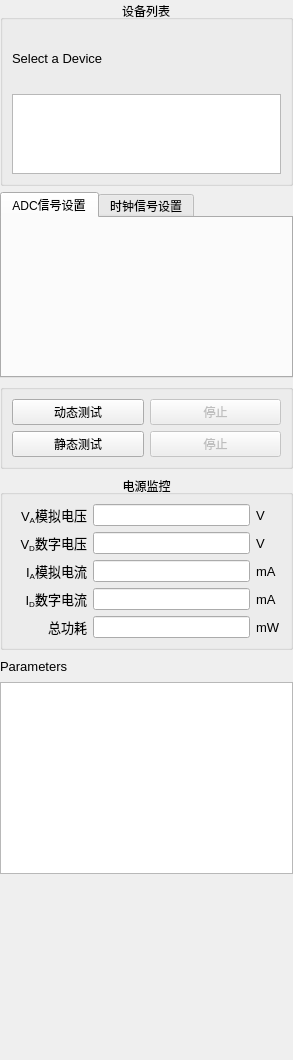
<?xml version="1.0" encoding="UTF-8"?>
<ui version="4.0">
 <class>ControlPanelClass</class>
 <widget class="QWidget" name="ControlPanelClass">
  <property name="geometry">
   <rect>
    <x>0</x>
    <y>0</y>
    <width>293</width>
    <height>1060</height>
   </rect>
  </property>
  <property name="windowTitle">
   <string>Control Panel</string>
  </property>
  <layout class="QVBoxLayout" name="verticalLayout_3">
   <property name="margin">
    <number>0</number>
   </property>
   <item>
    <widget class="QGroupBox" name="groupBox_DeviceList">
     <property name="title">
      <string>设备列表</string>
     </property>
     <property name="alignment">
      <set>Qt::AlignCenter</set>
     </property>
     <layout class="QVBoxLayout" name="verticalLayout">
      <item>
       <layout class="QHBoxLayout" name="horizontalLayout">
        <item>
         <widget class="QLabel" name="labl">
          <property name="font">
           <font>
            <family>Arial</family>
            <pointsize>10</pointsize>
           </font>
          </property>
          <property name="text">
           <string>Select a Device</string>
          </property>
         </widget>
        </item>
        <item>
         <spacer name="horizontalSpacer">
          <property name="orientation">
           <enum>Qt::Horizontal</enum>
          </property>
          <property name="sizeHint" stdset="0">
           <size>
            <width>40</width>
            <height>20</height>
           </size>
          </property>
         </spacer>
        </item>
       </layout>
      </item>
      <item>
       <widget class="QTreeView" name="devicesView">
        <property name="sizePolicy">
         <sizepolicy hsizetype="Expanding" vsizetype="Expanding">
          <horstretch>0</horstretch>
          <verstretch>0</verstretch>
         </sizepolicy>
        </property>
        <property name="maximumSize">
         <size>
          <width>16777215</width>
          <height>80</height>
         </size>
        </property>
        <property name="font">
         <font>
          <family>Arial</family>
          <pointsize>8</pointsize>
         </font>
        </property>
       </widget>
      </item>
     </layout>
    </widget>
   </item>
   <item>
    <widget class="QTabWidget" name="tabWidget">
     <property name="tabPosition">
      <enum>QTabWidget::North</enum>
     </property>
     <property name="tabShape">
      <enum>QTabWidget::Rounded</enum>
     </property>
     <property name="currentIndex">
      <number>0</number>
     </property>
     <widget class="QWidget" name="tab_2">
      <attribute name="title">
       <string>ADC信号设置</string>
      </attribute>
      <layout class="QVBoxLayout" name="verticalLayout_4">
       <item>
        <widget class="AdcSettingsWidget" name="adcSettingsWidget" native="true">
         <layout class="QGridLayout" name="gridLayout_2">
          <property name="margin">
           <number>0</number>
          </property>
          <property name="spacing">
           <number>0</number>
          </property>
         </layout>
        </widget>
       </item>
       <item>
        <spacer name="verticalSpacer_2">
         <property name="orientation">
          <enum>Qt::Vertical</enum>
         </property>
         <property name="sizeHint" stdset="0">
          <size>
           <width>20</width>
           <height>40</height>
          </size>
         </property>
        </spacer>
       </item>
      </layout>
     </widget>
     <widget class="QWidget" name="tab">
      <attribute name="title">
       <string>时钟信号设置</string>
      </attribute>
      <layout class="QVBoxLayout" name="verticalLayout_5">
       <item>
        <widget class="SignalSettingsWidget" name="signalSettingsWidget" native="true">
         <layout class="QGridLayout" name="gridLayout_3">
          <property name="margin">
           <number>0</number>
          </property>
          <property name="spacing">
           <number>0</number>
          </property>
         </layout>
        </widget>
       </item>
       <item>
        <spacer name="verticalSpacer_3">
         <property name="orientation">
          <enum>Qt::Vertical</enum>
         </property>
         <property name="sizeHint" stdset="0">
          <size>
           <width>20</width>
           <height>136</height>
          </size>
         </property>
        </spacer>
       </item>
      </layout>
     </widget>
    </widget>
   </item>
   <item>
    <widget class="QGroupBox" name="groupBox_3">
     <property name="title">
      <string/>
     </property>
     <property name="alignment">
      <set>Qt::AlignCenter</set>
     </property>
     <layout class="QVBoxLayout" name="verticalLayout_2">
      <item>
       <widget class="QWidget" name="dynamicTestButtons" native="true">
        <layout class="QHBoxLayout" name="horizontalLayout_2">
         <property name="margin">
          <number>0</number>
         </property>
         <item>
          <widget class="QPushButton" name="pushButtonStartDynamicTest">
           <property name="sizePolicy">
            <sizepolicy hsizetype="Preferred" vsizetype="Fixed">
             <horstretch>0</horstretch>
             <verstretch>0</verstretch>
            </sizepolicy>
           </property>
           <property name="text">
            <string>动态测试</string>
           </property>
          </widget>
         </item>
         <item>
          <widget class="QPushButton" name="pushButtonStopDynamicTest">
           <property name="enabled">
            <bool>false</bool>
           </property>
           <property name="text">
            <string>停止</string>
           </property>
          </widget>
         </item>
        </layout>
       </widget>
      </item>
      <item>
       <widget class="QWidget" name="staticTestButtons" native="true">
        <layout class="QHBoxLayout" name="horizontalLayout_4">
         <property name="margin">
          <number>0</number>
         </property>
         <item>
          <widget class="QPushButton" name="pushButtonStartStaticTest">
           <property name="text">
            <string>静态测试</string>
           </property>
          </widget>
         </item>
         <item>
          <widget class="QPushButton" name="pushButtonStopStaticTest">
           <property name="enabled">
            <bool>false</bool>
           </property>
           <property name="text">
            <string>停止</string>
           </property>
          </widget>
         </item>
        </layout>
       </widget>
      </item>
     </layout>
    </widget>
   </item>
   <item>
    <widget class="QGroupBox" name="groupBox_4">
     <property name="title">
      <string>电源监控</string>
     </property>
     <property name="alignment">
      <set>Qt::AlignCenter</set>
     </property>
     <layout class="QGridLayout" name="gridLayout_8">
      <item row="0" column="0">
       <layout class="QGridLayout" name="gridLayout_9">
        <item row="0" column="0">
         <widget class="QLabel" name="labl_22">
          <property name="font">
           <font>
            <family>Arial</family>
            <pointsize>10</pointsize>
           </font>
          </property>
          <property name="text">
           <string>V&lt;sub&gt;A&lt;/sub&gt;模拟电压</string>
          </property>
          <property name="alignment">
           <set>Qt::AlignRight|Qt::AlignTrailing|Qt::AlignVCenter</set>
          </property>
         </widget>
        </item>
        <item row="0" column="1">
         <widget class="QLineEdit" name="vaLineEdit">
          <property name="enabled">
           <bool>true</bool>
          </property>
          <property name="sizePolicy">
           <sizepolicy hsizetype="Expanding" vsizetype="Fixed">
            <horstretch>0</horstretch>
            <verstretch>0</verstretch>
           </sizepolicy>
          </property>
         </widget>
        </item>
        <item row="1" column="0">
         <widget class="QLabel" name="labl_23">
          <property name="font">
           <font>
            <family>Arial</family>
            <pointsize>10</pointsize>
           </font>
          </property>
          <property name="text">
           <string>V&lt;sub&gt;D&lt;/sub&gt;数字电压</string>
          </property>
          <property name="alignment">
           <set>Qt::AlignRight|Qt::AlignTrailing|Qt::AlignVCenter</set>
          </property>
         </widget>
        </item>
        <item row="2" column="0">
         <widget class="QLabel" name="labl_24">
          <property name="font">
           <font>
            <family>Arial</family>
            <pointsize>10</pointsize>
           </font>
          </property>
          <property name="text">
           <string>I&lt;sub&gt;A&lt;/sub&gt;模拟电流</string>
          </property>
          <property name="alignment">
           <set>Qt::AlignRight|Qt::AlignTrailing|Qt::AlignVCenter</set>
          </property>
         </widget>
        </item>
        <item row="2" column="2">
         <widget class="QLabel" name="labl_29">
          <property name="sizePolicy">
           <sizepolicy hsizetype="Preferred" vsizetype="Preferred">
            <horstretch>0</horstretch>
            <verstretch>0</verstretch>
           </sizepolicy>
          </property>
          <property name="font">
           <font>
            <family>Arial</family>
            <pointsize>10</pointsize>
           </font>
          </property>
          <property name="text">
           <string>mA</string>
          </property>
         </widget>
        </item>
        <item row="0" column="2">
         <widget class="QLabel" name="labl_30">
          <property name="font">
           <font>
            <family>Arial</family>
            <pointsize>10</pointsize>
           </font>
          </property>
          <property name="text">
           <string>V</string>
          </property>
         </widget>
        </item>
        <item row="1" column="1">
         <widget class="QLineEdit" name="vdLineEdit">
          <property name="sizePolicy">
           <sizepolicy hsizetype="Expanding" vsizetype="Fixed">
            <horstretch>0</horstretch>
            <verstretch>0</verstretch>
           </sizepolicy>
          </property>
         </widget>
        </item>
        <item row="1" column="2">
         <widget class="QLabel" name="labl_31">
          <property name="font">
           <font>
            <family>Arial</family>
            <pointsize>10</pointsize>
           </font>
          </property>
          <property name="text">
           <string>V</string>
          </property>
         </widget>
        </item>
        <item row="2" column="1">
         <widget class="QLineEdit" name="iaLineEdit">
          <property name="sizePolicy">
           <sizepolicy hsizetype="Expanding" vsizetype="Fixed">
            <horstretch>0</horstretch>
            <verstretch>0</verstretch>
           </sizepolicy>
          </property>
         </widget>
        </item>
        <item row="5" column="0">
         <spacer name="horizontalSpacer_13">
          <property name="orientation">
           <enum>Qt::Horizontal</enum>
          </property>
          <property name="sizeType">
           <enum>QSizePolicy::Fixed</enum>
          </property>
          <property name="sizeHint" stdset="0">
           <size>
            <width>75</width>
            <height>0</height>
           </size>
          </property>
         </spacer>
        </item>
        <item row="5" column="2">
         <spacer name="horizontalSpacer_14">
          <property name="orientation">
           <enum>Qt::Horizontal</enum>
          </property>
          <property name="sizeType">
           <enum>QSizePolicy::Fixed</enum>
          </property>
          <property name="sizeHint" stdset="0">
           <size>
            <width>20</width>
            <height>0</height>
           </size>
          </property>
         </spacer>
        </item>
        <item row="3" column="0">
         <widget class="QLabel" name="labl_32">
          <property name="font">
           <font>
            <family>Arial</family>
            <pointsize>10</pointsize>
           </font>
          </property>
          <property name="text">
           <string>I&lt;sub&gt;D&lt;/sub&gt;数字电流</string>
          </property>
          <property name="alignment">
           <set>Qt::AlignRight|Qt::AlignTrailing|Qt::AlignVCenter</set>
          </property>
         </widget>
        </item>
        <item row="3" column="1">
         <widget class="QLineEdit" name="idLineEdit">
          <property name="sizePolicy">
           <sizepolicy hsizetype="Expanding" vsizetype="Fixed">
            <horstretch>0</horstretch>
            <verstretch>0</verstretch>
           </sizepolicy>
          </property>
         </widget>
        </item>
        <item row="3" column="2">
         <widget class="QLabel" name="labl_33">
          <property name="font">
           <font>
            <family>Arial</family>
            <pointsize>10</pointsize>
           </font>
          </property>
          <property name="text">
           <string>mA</string>
          </property>
         </widget>
        </item>
        <item row="4" column="0">
         <widget class="QLabel" name="labl_34">
          <property name="font">
           <font>
            <family>Arial</family>
            <pointsize>10</pointsize>
           </font>
          </property>
          <property name="text">
           <string>&lt;!DOCTYPE HTML PUBLIC &quot;-//W3C//DTD HTML 4.0//EN&quot; &quot;http://www.w3.org/TR/REC-html40/strict.dtd&quot;&gt;
&lt;html&gt;&lt;head&gt;&lt;meta name=&quot;qrichtext&quot; content=&quot;1&quot; /&gt;&lt;style type=&quot;text/css&quot;&gt;
p, li { white-space: pre-wrap; }
&lt;/style&gt;&lt;/head&gt;&lt;body style=&quot; font-family:'Arial'; font-size:10pt; font-weight:400; font-style:normal;&quot;&gt;
&lt;p style=&quot; margin-top:0px; margin-bottom:0px; margin-left:0px; margin-right:0px; -qt-block-indent:0; text-indent:0px;&quot;&gt;总功耗&lt;/p&gt;&lt;/body&gt;&lt;/html&gt;</string>
          </property>
          <property name="alignment">
           <set>Qt::AlignRight|Qt::AlignTrailing|Qt::AlignVCenter</set>
          </property>
         </widget>
        </item>
        <item row="4" column="2">
         <widget class="QLabel" name="labl_35">
          <property name="font">
           <font>
            <family>Arial</family>
            <pointsize>10</pointsize>
           </font>
          </property>
          <property name="text">
           <string>mW</string>
          </property>
         </widget>
        </item>
        <item row="4" column="1">
         <widget class="QLineEdit" name="powerLineEdit">
          <property name="sizePolicy">
           <sizepolicy hsizetype="Expanding" vsizetype="Fixed">
            <horstretch>0</horstretch>
            <verstretch>0</verstretch>
           </sizepolicy>
          </property>
         </widget>
        </item>
       </layout>
      </item>
     </layout>
    </widget>
   </item>
   <item>
    <layout class="QHBoxLayout" name="horizontalLayout_5">
     <item>
      <widget class="QLabel" name="labl_2">
       <property name="font">
        <font>
         <family>Arial</family>
         <pointsize>10</pointsize>
        </font>
       </property>
       <property name="text">
        <string>Parameters</string>
       </property>
      </widget>
     </item>
     <item>
      <spacer name="horizontalSpacer_2">
       <property name="orientation">
        <enum>Qt::Horizontal</enum>
       </property>
       <property name="sizeHint" stdset="0">
        <size>
         <width>40</width>
         <height>20</height>
        </size>
       </property>
      </spacer>
     </item>
    </layout>
   </item>
   <item>
    <widget class="QTreeView" name="treeViewTdReport">
     <property name="font">
      <font>
       <family>Arial</family>
       <pointsize>8</pointsize>
      </font>
     </property>
    </widget>
   </item>
   <item>
    <spacer name="verticalSpacer">
     <property name="orientation">
      <enum>Qt::Vertical</enum>
     </property>
     <property name="sizeHint" stdset="0">
      <size>
       <width>20</width>
       <height>40</height>
      </size>
     </property>
    </spacer>
   </item>
  </layout>
 </widget>
 <customwidgets>
  <customwidget>
   <class>AdcSettingsWidget</class>
   <extends>QWidget</extends>
   <header>adcsettingswidget.h</header>
   <container>1</container>
  </customwidget>
  <customwidget>
   <class>SignalSettingsWidget</class>
   <extends>QWidget</extends>
   <header>signalsettingswidget.h</header>
   <container>1</container>
  </customwidget>
 </customwidgets>
 <resources/>
 <connections/>
</ui>
